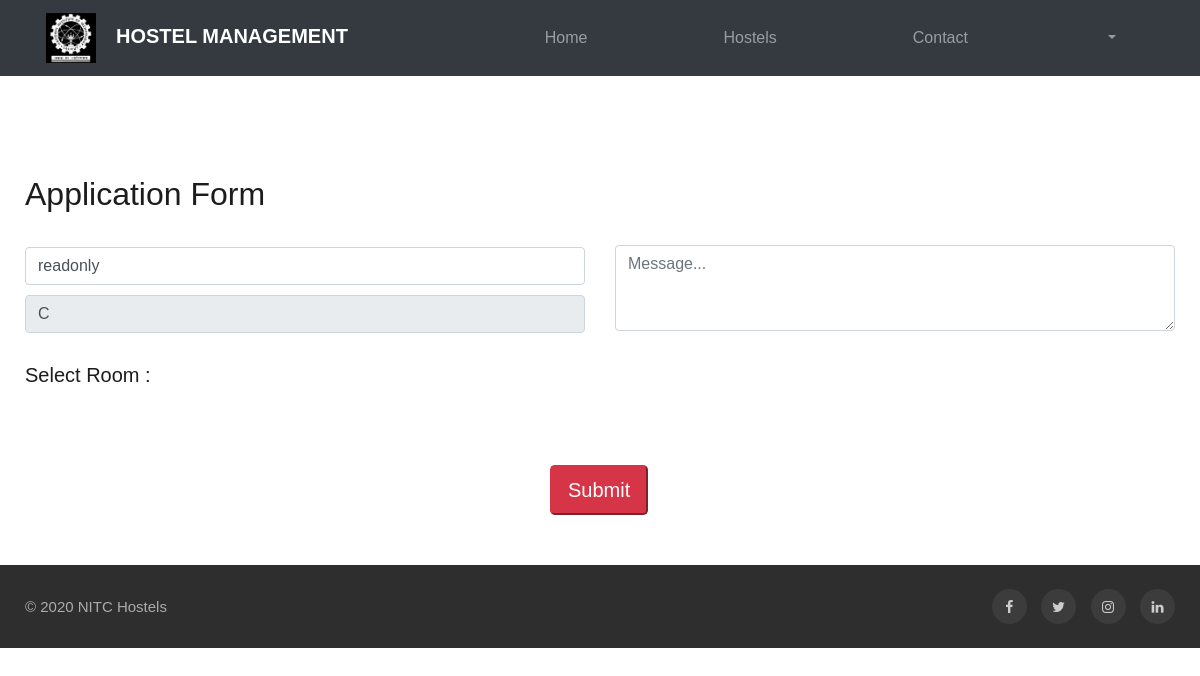
The page /student/application-form.php?id=C on the database as committed earlier.
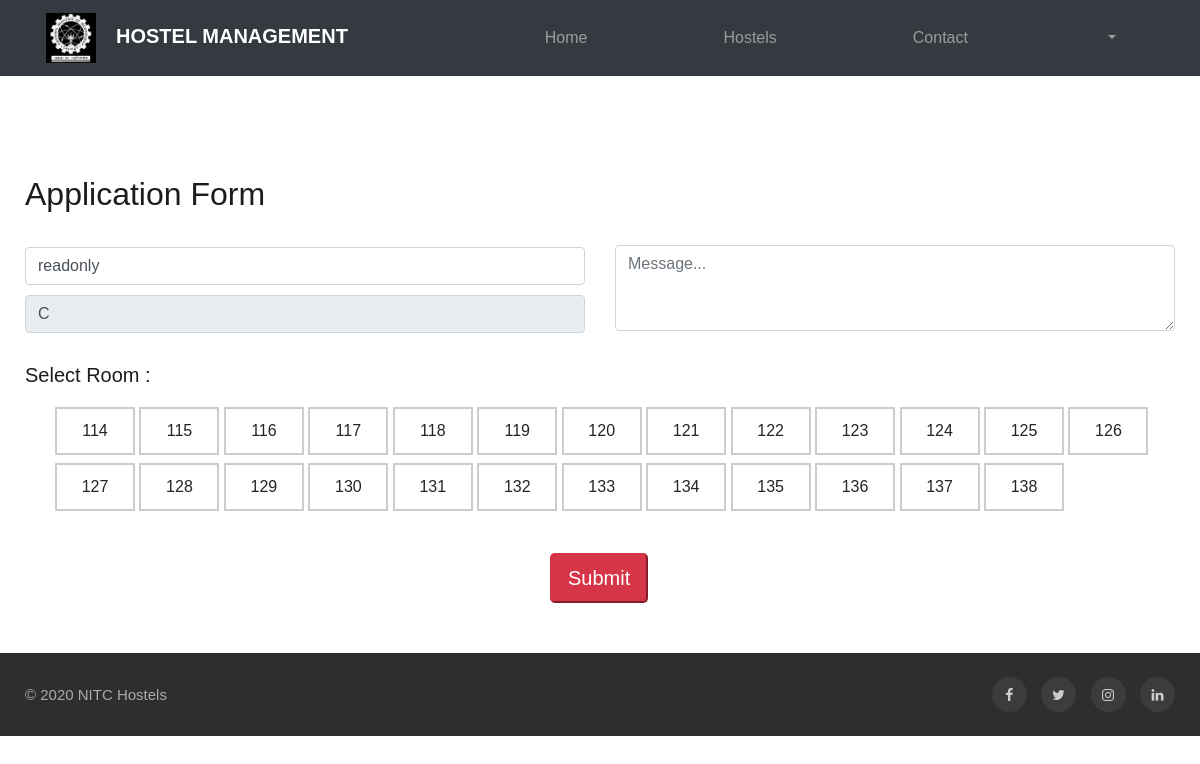
The same page on the database as committed later.
### tables this page shows
CREATE TABLE `room` (
  `room_id` int(10) NOT NULL,
  `room_no` int(5) DEFAULT NULL,
  `hostel_id` int(10) DEFAULT NULL,
  `allocated` tinyint(1) DEFAULT NULL
);

### student/application-form.php (the view, shortened to what this page needs)
<?php include('student-header.php') ?>
<div class ="container application-container">
    <h2>Application Form</h2>
    <br>
    <form action="application-form.php?id=<?php echo $_GET['id']?>" method="post">
        <div class="row">
            <div class="col-md-6">
                <input type="text" class="form-control student-text" placeholder="Roll No" value = <?php echo $_SESSION['roll']; ?> readonly>
                <input type="text" class="form-control student-text" placeholder ="Hostel Name" value = <?php echo $_GET['id'] . " Hostel"; ?> readonly>
            </div>
            <div class="col-md-6">
                <textarea class="form-control student-text-area" id="exampleFormControlTextarea1" rows="3" placeholder="Message..." name="message"></textarea>
            </div>
        </div>
        <h5 style ="margin: 20px auto 20px;">Select Room :</h5>
        <div class="row">
        <div class="container boxed">
                <?php
                    $hostel_name = $_GET['id'];
                    $query = "SELECT * FROM room NATURAL JOIN hostel WHERE hostel_name='$hostel_name' ORDER BY room_no ASC";
                    $result = mysqli_query($conn,$query);
                    while($row = mysqli_fetch_assoc($result)) {
                        $x = $row['room_no'];
                ?>
                    <label for=<?php echo $x ?> > <?php echo $x ?> </label>
                <?php } ?>
                <br><br>
            </div>
                <div class="col-md-5" style="padding-left: 540px; margin-bottom: 20px;">
                <button type="submit" name="application"  class="btn-lg btn-primary" style="margin-top:10px;margin-bottom: 30px;">Submit</button>
                </div>
        </div>
    </form>
</div>
<?php include('student-footer.php'); ?>

### student/student-header.php (shortened to what this page needs)
<!doctype html>
<html lang="en">
  <head>
    <link href="assets/css/student-font.css" rel="stylesheet">
    <link rel="stylesheet" href="assets/css/profile-css.css">
    <link rel="stylesheet" href="assets/css/style-starter.css">
    <link rel="stylesheet" href="assets/css/styles-nav.css">
  </head>
  <body>
    <div style = "height: 75px;">
        <nav class="navbar navbar-expand-lg navbar-dark bg-dark">
            <div class="collapse navbar-collapse" id="navbarTogglerDemo01">
              <a href="home.php" class="navbar-brand brand"><img src="assets/images/nitc-logo.jpg" class = "logo-image" style="height: 50px;">HOSTEL MANAGEMENT</a>
              <ul class="navbar-nav ml-auto mt-2 mt-lg-0">
                <li class="nav-item">
                  <a class="nav-link" href="home.php">Home</a>
                </li>
                <li class="nav-item ">
                  <a class="nav-link" href="hostels.php">Hostels</a>
                </li>
                <li class="nav-item ">
                    <a class="nav-link" href="contact.php">Contact</a>
                </li>
                <li class="dropdown nav-item">
                  <a href="#" class="dropdown-toggle nav-link" data-toggle="dropdown"><?php echo $_SESSION['roll']; ?>
                  </a>
                </li>
              </ul>
            </div>
          </nav>
        </div>

### student/student-footer.php (shortened to what this page needs)
<section class="w3l-footer-29-main w3l-copyright">
  <div class="container">
    <div class="row bottom-copies">
      <p class="col-lg-8 copy-footer-29">© 2020 NITC Hostels</p>
      <div class="col-lg-4 main-social-footer-29">
        <a href="#facebook" class="facebook"><span class="fa fa-facebook"></span></a>
        <a href="#twitter" class="twitter"><span class="fa fa-twitter"></span></a>
        <a href="#instagram" class="instagram"><span class="fa fa-instagram"></span></a>
        <a href="#linkedin" class="linkedin"><span class="fa fa-linkedin"></span></a>
      </div>
    </div>
  </div>
</section>
</body>
</html>

### student/assets/css/profile-css.css (style rules this page uses)
body { background-color: #f9f9fa }

### student/assets/css/styles-nav.css (style rules this page uses)
body { background-color: #ffff; height:100%; }
.brand { font-weight: 600; margin-left: 10px; }
.navbar-nav > li { padding-left:60px; padding-right:60px; color: blue; }
.logo-image { padding-left:20px; padding-right:20px; }
.student-text { margin-top : 10px; margin-bottom: 10px; }
.student-text-area { width: 100%; margin-top: 8px; }
.application-container { margin-top: 100px; }
.boxed { margin-left: 20px; }
.boxed label { display: inline-block; width:80px; padding: 10px; border: solid 2px #ccc; transition: all 0.3s; text-align: center; }

Rows that differ between the two databases and show on the page:
added room: room_no "114"
added room: room_no "115"
added room: room_no "116"
added room: room_no "117"
added room: room_no "118"
added room: room_no "119"
added room: room_no "120"
added room: room_no "121"
added room: room_no "122"
added room: room_no "123"
added room: room_no "124"
added room: room_no "125"
added room: room_no "126"
added room: room_no "127"
added room: room_no "128"
added room: room_no "129"
added room: room_no "130"
added room: room_no "131"
added room: room_no "132"
added room: room_no "133"
added room: room_no "134"
added room: room_no "135"
added room: room_no "136"
added room: room_no "137"
added room: room_no "138"
